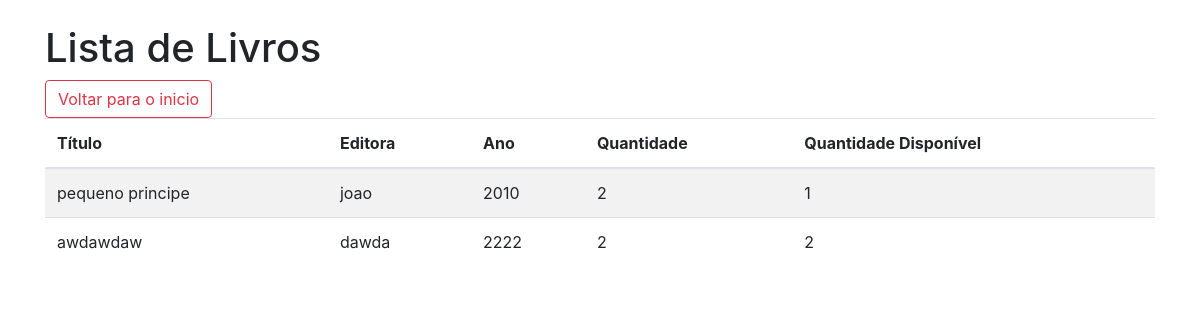
Screenshot of /lista_livros with the database file from the repository.
### app.py (models this page shows)
class Book(db.Model):
    id = db.Column(db.Integer, primary_key=True)
    title = db.Column(db.String(100), nullable=False)
    publisher = db.Column(db.String(100), nullable=False)
    year = db.Column(db.Integer, nullable=False)
    total_quantity = db.Column(db.Integer, nullable=False)
    available_quantity = db.Column(db.Integer, nullable=False)

### app.py (the view)
@app.route('/lista_livros')
def lista_livros():
    book = Book.query.all()
    return render_template('lista_livros.html', book = book)

### templates/lista_livros.html (shortened to what this page needs)
<!DOCTYPE html>
<html>
<head>
  <link rel="stylesheet" href="https://maxcdn.bootstrapcdn.com/bootstrap/4.5.2/css/bootstrap.min.css">
</head>
<body>
  <div class="container">
    <h1 class="mt-4">Lista de Livros</h1>
    <table class="table table-striped">
      <thead>
        <tr>
          <th>Título</th>
          <th>Editora</th>
          <th>Ano</th>
          <th>Quantidade</th>
          <th>Quantidade Disponível</th>
        </tr>
      </thead>
      <tbody>
           {% for book in book %}
          <tr>
            <td>{{ book.title}}</td>
            <td>{{ book.publisher }}</td>
            <td>{{ book.year }}</td>
            <td>{{ book.total_quantity }}</td>
            <td>{{ book.available_quantity }}</td>
          </tr>
        {% endfor %}
      </tbody>
      <a class="btn btn-outline-danger" href="/">Voltar para o inicio</a>
    </table>
  </div>
</body>
</html>

### rows the page displays
Book: title "pequeno principe", publisher "joao", year "2010", total_quantity "2", available_quantity "1"
Book: title "awdawdaw", publisher "dawda", year "2222", total_quantity "2", available_quantity "2"
